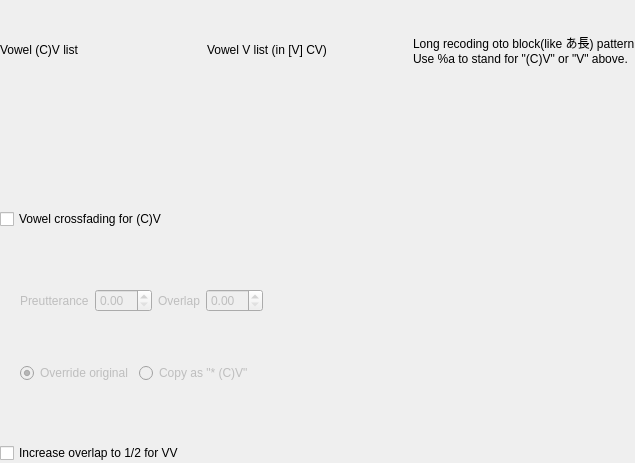
<?xml version="1.0" encoding="UTF-8"?>
<ui version="4.0">
 <class>VowelCrossfadingOptionWidget</class>
 <widget class="QWidget" name="VowelCrossfadingOptionWidget">
  <property name="geometry">
   <rect>
    <x>0</x>
    <y>0</y>
    <width>635</width>
    <height>463</height>
   </rect>
  </property>
  <layout class="QVBoxLayout" name="verticalLayout_2">
   <property name="leftMargin">
    <number>0</number>
   </property>
   <property name="topMargin">
    <number>0</number>
   </property>
   <property name="rightMargin">
    <number>0</number>
   </property>
   <property name="bottomMargin">
    <number>0</number>
   </property>
   <item>
    <layout class="QGridLayout" name="gridLayout">
     <item row="0" column="0">
      <widget class="QLabel" name="label">
       <property name="text">
        <string>Vowel (C)V list</string>
       </property>
      </widget>
     </item>
     <item row="0" column="1">
      <widget class="QLabel" name="label_2">
       <property name="text">
        <string>Vowel V list (in [V] CV)</string>
       </property>
      </widget>
     </item>
     <item row="0" column="2">
      <widget class="QLabel" name="label_3">
       <property name="text">
        <string>Long recoding oto block(like あ長) pattern
Use %a to stand for &quot;(C)V&quot; or &quot;V&quot; above.</string>
       </property>
      </widget>
     </item>
     <item row="1" column="0">
      <widget class="StringListModifyWidget" name="CVStringListModifyWidget" native="true"/>
     </item>
     <item row="1" column="1">
      <widget class="StringListModifyWidget" name="VStringListModifyWidget" native="true"/>
     </item>
     <item row="1" column="2">
      <widget class="StringListModifyWidget" name="LongRecordingPatternStringListModifyWidget" native="true"/>
     </item>
    </layout>
   </item>
   <item>
    <widget class="QCheckBox" name="doCVCheckBox">
     <property name="text">
      <string>Vowel crossfading for (C)V</string>
     </property>
    </widget>
   </item>
   <item>
    <widget class="QWidget" name="widget" native="true">
     <property name="enabled">
      <bool>false</bool>
     </property>
     <layout class="QVBoxLayout" name="verticalLayout">
      <property name="leftMargin">
       <number>20</number>
      </property>
      <item>
       <layout class="QHBoxLayout" name="horizontalLayout">
        <item>
         <widget class="QLabel" name="label_4">
          <property name="text">
           <string>Preutterance</string>
          </property>
         </widget>
        </item>
        <item>
         <widget class="QDoubleSpinBox" name="CVpreutteranceSpinBox"/>
        </item>
        <item>
         <widget class="QLabel" name="label_5">
          <property name="text">
           <string>Overlap</string>
          </property>
         </widget>
        </item>
        <item>
         <widget class="QDoubleSpinBox" name="CVoverlapSpinBox"/>
        </item>
        <item>
         <spacer name="horizontalSpacer">
          <property name="orientation">
           <enum>Qt::Horizontal</enum>
          </property>
          <property name="sizeHint" stdset="0">
           <size>
            <width>40</width>
            <height>20</height>
           </size>
          </property>
         </spacer>
        </item>
       </layout>
      </item>
      <item>
       <layout class="QHBoxLayout" name="horizontalLayout_2">
        <item>
         <widget class="QRadioButton" name="overrideRadioButton">
          <property name="text">
           <string>Override original</string>
          </property>
          <property name="checked">
           <bool>true</bool>
          </property>
          <attribute name="buttonGroup">
           <string notr="true">CVBehavoirButtonGroup</string>
          </attribute>
         </widget>
        </item>
        <item>
         <widget class="QRadioButton" name="copyRadioButton">
          <property name="text">
           <string>Copy as &quot;* (C)V&quot;</string>
          </property>
          <attribute name="buttonGroup">
           <string notr="true">CVBehavoirButtonGroup</string>
          </attribute>
         </widget>
        </item>
        <item>
         <spacer name="horizontalSpacer_2">
          <property name="orientation">
           <enum>Qt::Horizontal</enum>
          </property>
          <property name="sizeHint" stdset="0">
           <size>
            <width>40</width>
            <height>20</height>
           </size>
          </property>
         </spacer>
        </item>
       </layout>
      </item>
     </layout>
    </widget>
   </item>
   <item>
    <widget class="QCheckBox" name="doVVOverlapIncreaseCheckBox">
     <property name="text">
      <string>Increase overlap to 1/2 for VV</string>
     </property>
    </widget>
   </item>
  </layout>
 </widget>
 <customwidgets>
  <customwidget>
   <class>StringListModifyWidget</class>
   <extends>QWidget</extends>
   <header>utils/widgets/stringlistmodifywidget.h</header>
   <container>1</container>
  </customwidget>
 </customwidgets>
 <resources/>
 <connections>
  <connection>
   <sender>doCVCheckBox</sender>
   <signal>toggled(bool)</signal>
   <receiver>widget</receiver>
   <slot>setEnabled(bool)</slot>
   <hints>
    <hint type="sourcelabel">
     <x>153</x>
     <y>218</y>
    </hint>
    <hint type="destinationlabel">
     <x>204</x>
     <y>245</y>
    </hint>
   </hints>
  </connection>
 </connections>
 <buttongroups>
  <buttongroup name="CVBehavoirButtonGroup"/>
 </buttongroups>
</ui>
